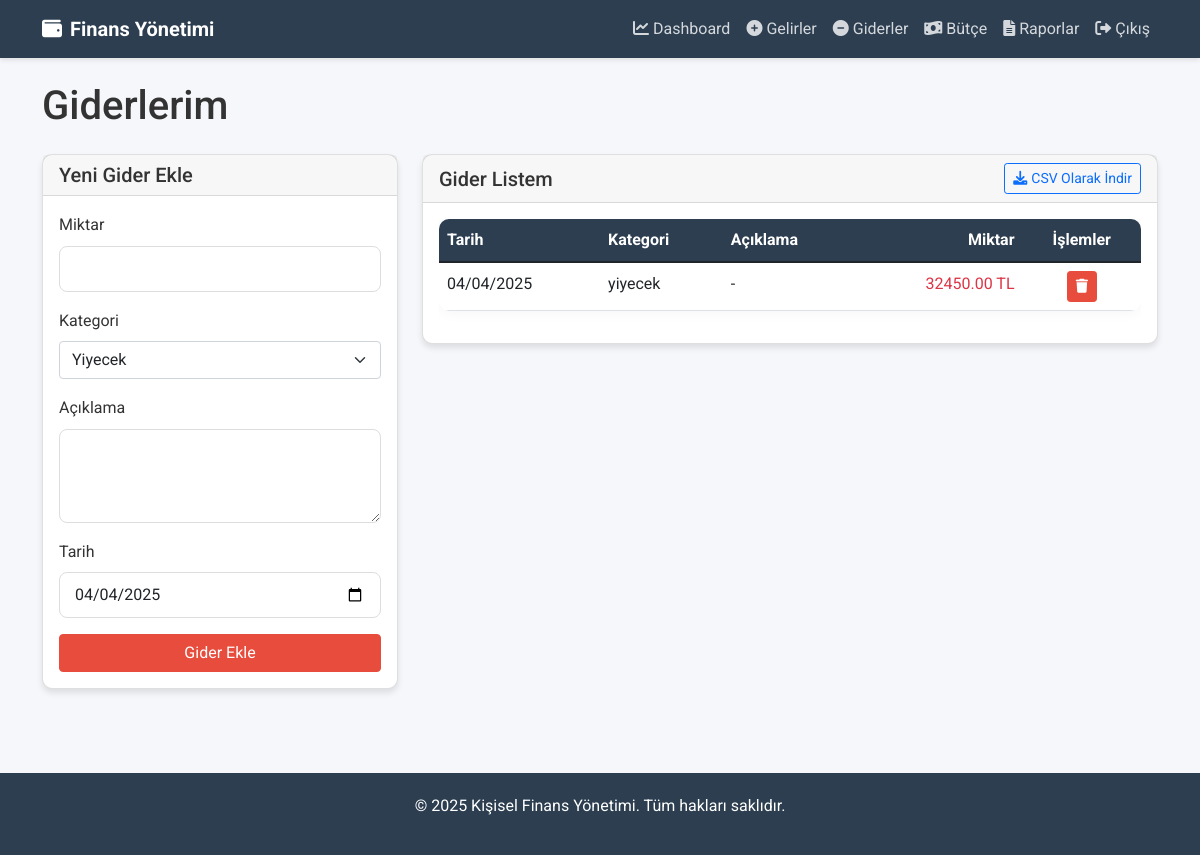
/expenses (signed in), run on the app's committed database.
### finance_app/models/models.py (models this page shows, shortened)
class Expense(db.Model):
    __tablename__ = 'expenses'
    id = db.Column(db.Integer, primary_key=True)
    amount = db.Column(db.Float, nullable=False)
    description = db.Column(db.String(200))
    category = db.Column(db.String(64), nullable=False)
    date = db.Column(db.Date, nullable=False, default=datetime.utcnow().date())
    created_at = db.Column(db.DateTime, default=datetime.utcnow)
    user_id = db.Column(db.Integer, db.ForeignKey('users.id'), nullable=False)

### finance_app/routes.py (the view, shortened to what this page needs)
@app.route('/expenses', methods=['GET', 'POST'])
@login_required
def expenses():
    form = ExpenseForm()
    expenses = Expense.query.filter_by(user_id=current_user.id).order_by(Expense.date.desc()).all()
    return render_template('expenses.html', form=form, expenses=expenses)

### finance_app/forms.py
class ExpenseForm(FlaskForm):
    amount = FloatField('Miktar', validators=[DataRequired()])
    description = TextAreaField('Açıklama')
    category = SelectField('Kategori', choices=[
        ('yiyecek', 'Yiyecek'),
        ('kira', 'Kira'),
        ('faturalar', 'Faturalar'),
        ('ulaşım', 'Ulaşım'),
        ('eğlence', 'Eğlence'),
        ('sağlık', 'Sağlık'),
        ('alışveriş', 'Alışveriş'),
        ('diğer', 'Diğer')
    ], validators=[DataRequired()])
    date = DateField('Tarih', validators=[DataRequired()])
    submit = SubmitField('Gider Ekle')

### finance_app/__init__.py (called while the page is built)
@login_manager.user_loader
def load_user(user_id):
    return User.query.get(int(user_id))

### run.py (called while the page is built)
@app.context_processor
def inject_now():
    return {'now': datetime.utcnow()}

### finance_app/templates/expenses.html (shortened to what this page needs)
{% extends "base.html" %}
{% block content %}
<div class="row">
    <div class="col-md-12">
        <h1 class="mb-4">Giderlerim</h1>
    </div>
</div>
<div class="row">
    <div class="col-md-4 mb-4">
        <div class="card">
            <div class="card-header">
                <h5 class="mb-0">Yeni Gider Ekle</h5>
            </div>
            <div class="card-body">
                <form method="POST" action="{{ url_for('expenses') }}">
                    <div class="mb-3">
                        {{ form.amount.label(class="form-label") }}
                        {% if form.amount.errors %}
                            {{ form.amount(class="form-control is-invalid") }}
                            <div class="invalid-feedback">
                                {% for error in form.amount.errors %}
                                    {{ error }}
                                {% endfor %}
                            </div>
                        {% else %}
                            {{ form.amount(class="form-control") }}
                        {% endif %}
                    </div>
                    <div class="mb-3">
                        {{ form.category.label(class="form-label") }}
                        {% if form.category.errors %}
                            {{ form.category(class="form-select is-invalid") }}
                            <div class="invalid-feedback">
                                {% for error in form.category.errors %}
                                    {{ error }}
                                {% endfor %}
                            </div>
                        {% else %}
                            {{ form.category(class="form-select") }}
                        {% endif %}
                    </div>
                    <div class="mb-3">
                        {{ form.description.label(class="form-label") }}
                        {% if form.description.errors %}
                            {{ form.description(class="form-control is-invalid") }}
                            <div class="invalid-feedback">
                                {% for error in form.description.errors %}
                                    {{ error }}
                                {% endfor %}
                            </div>
                        {% else %}
                            {{ form.description(class="form-control", rows=3) }}
                        {% endif %}
                    </div>
                    <div class="mb-3">
                        {{ form.date.label(class="form-label") }}
                        {% if form.date.errors %}
                            {{ form.date(class="form-control is-invalid", type="date") }}
                            <div class="invalid-feedback">
                                {% for error in form.date.errors %}
                                    {{ error }}
                                {% endfor %}
                            </div>
                        {% else %}
                            {{ form.date(class="form-control", type="date") }}
                        {% endif %}
                    </div>
                    <div class="d-grid gap-2">
                        {{ form.submit(class="btn btn-danger") }}
                    </div>
                </form>
            </div>
        </div>
    </div>
    <div class="col-md-8">
        <div class="card">
            <div class="card-header d-flex justify-content-between align-items-center">
                <h5 class="mb-0">Gider Listem</h5>
                <a href="{{ url_for('export_data', type='expenses') }}" class="btn btn-sm btn-outline-primary">
                    <i class="fas fa-download me-1"></i>CSV Olarak İndir
                </a>
            </div>
            <div class="card-body">
                {% if expenses %}
                    <div class="table-responsive">
                        <table class="table table-hover">
                            <thead>
                                <tr>
                                    <th>Tarih</th>
                                    <th>Kategori</th>
                                    <th>Açıklama</th>
                                    <th class="text-end">Miktar</th>
                                    <th class="text-center">İşlemler</th>
                                </tr>
                            </thead>
                            <tbody>
                                {% for expense in expenses %}
                                    <tr>
                                        <td>{{ expense.date.strftime('%d/%m/%Y') }}</td>
                                        <td>{{ expense.category }}</td>
                                        <td>{{ expense.description or '-' }}</td>
                                        <td class="text-end text-danger">{{ "%.2f TL"|format(expense.amount) }}</td>
                                        <td class="text-center">
                                            <form action="{{ url_for('delete_expense', id=expense.id) }}" method="POST" class="d-inline">
                                                <button type="submit" class="btn btn-sm btn-danger delete-btn" data-bs-toggle="tooltip" title="Sil">
                                                    <i class="fas fa-trash"></i>
                                                </button>
                                            </form>
                                        </td>
                                    </tr>
                                {% endfor %}
                            </tbody>
                        </table>
                    </div>
                {% else %}
                    <div class="text-center py-4">
                        <i class="fas fa-exclamation-circle fa-3x text-muted mb-3"></i>
                        <p>Henüz gider kaydınız bulunmuyor.</p>
                    </div>
                {% endif %}
            </div>
        </div>
    </div>
</div>
{% endblock %}

### finance_app/static/css/main.css (style rules this page uses)
:root { --primary-color: #3498db; --secondary-color: #2ecc71; --dark-color: #2c3e50; --light-color: #ecf0f1; --danger-color: #e74c3c; --warning-color: #f39c12; --info-color: #3498db; --success-color: #2ecc71; }
body { font-family: 'Roboto', sans-serif; background-color: #f5f7fa; color: #333; line-height: 1.6; }
.card { border-radius: 10px; box-shadow: 0 4px 6px rgba(0, 0, 0, 0.1); transition: transform 0.3s, box-shadow 0.3s; margin-bottom: 20px; }
.card-header { font-weight: 600; background-color: rgba(0, 0, 0, 0.03); }
.btn-danger { background-color: var(--danger-color); border-color: var(--danger-color); }
.table { background-color: white; border-radius: 10px; overflow: hidden; box-shadow: 0 0 15px rgba(0, 0, 0, 0.05); }
.table thead th { background-color: var(--dark-color); color: white; border: none; }
.form-control { border-radius: 8px; border: 1px solid #ddd; padding: 10px 15px; }

### data on the page
Expense: date "04/04/2025", category "yiyecek", description "-", amount "32450.00 TL"
